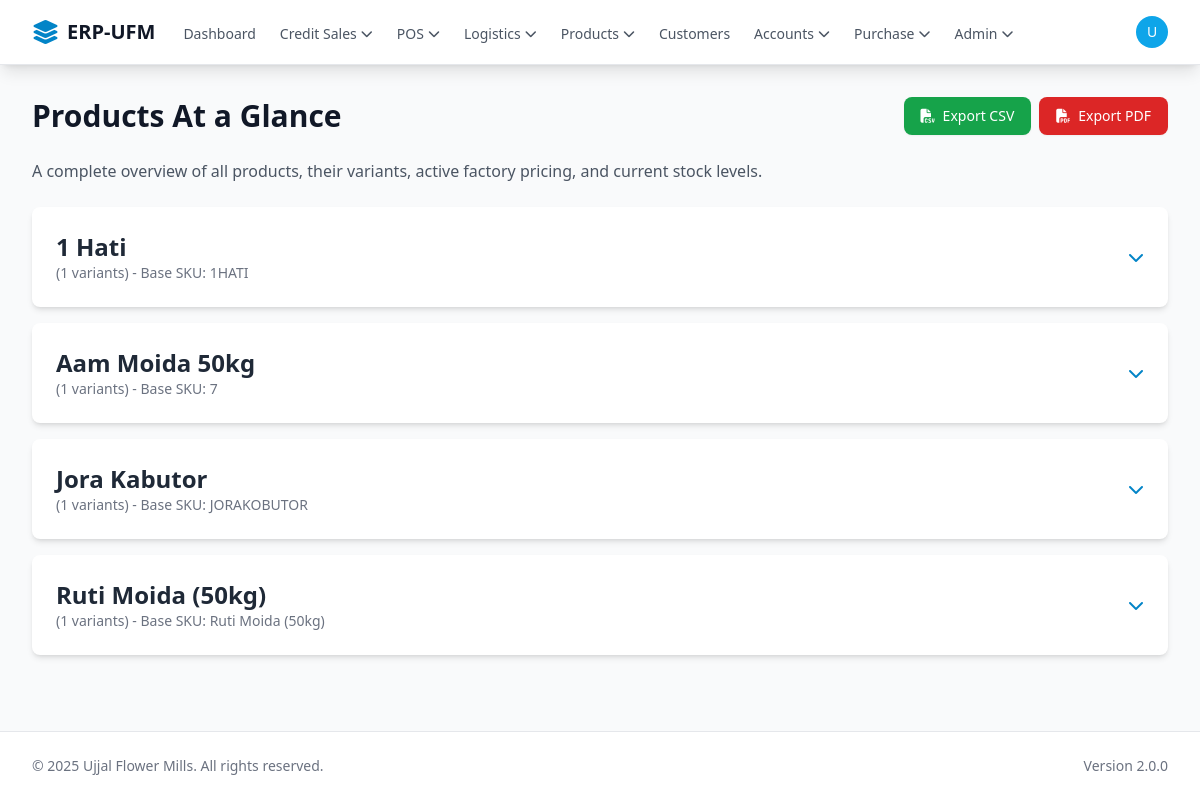
Screenshot of /product/products.php (signed in) with the database file from the repository.
### tables this page shows
CREATE TABLE `products` (
  `id` bigint(20) UNSIGNED NOT NULL,
  `uuid` varchar(36) NOT NULL DEFAULT uuid(),
  `base_name` varchar(255) NOT NULL,
  `base_sku` varchar(100) DEFAULT NULL COMMENT 'A general SKU for the product line, e.g., UPP',
  `description` text DEFAULT NULL,
  `category` varchar(100) DEFAULT NULL,
  `status` enum('active','inactive') NOT NULL DEFAULT 'active',
  `created_at` timestamp NOT NULL DEFAULT current_timestamp(),
  `updated_at` timestamp NOT NULL DEFAULT current_timestamp() ON UPDATE current_timestamp()
);

### core/init.php (called while the page is built, shortened)
<?php
spl_autoload_register(function ($class) {
    $class_file = __DIR__ . '/classes/' . $class . '.php';
});
$db = Database::getInstance();

### core/classes/Database.php (called while the page is built, shortened)
<?php
class Database
{
    private static $_instance = null;
    private $_pdo,
            $_query,
            $_error = false,
            $_results,
            $_count = 0;
    private function __construct()
    {
        try {
            $options = [
                PDO::ATTR_PERSISTENT => true,
                PDO::ATTR_ERRMODE => PDO::ERRMODE_EXCEPTION,
                PDO::ATTR_DEFAULT_FETCH_MODE => PDO::FETCH_OBJ,
                PDO::MYSQL_ATTR_INIT_COMMAND => "SET NAMES utf8mb4 COLLATE utf8mb4_unicode_ci"
            ];
            $this->_pdo = new PDO('mysql:host=' . DB_HOST . ';dbname=' . DB_NAME . ';charset=utf8mb4', DB_USER, DB_PASS, $options);
        } catch (PDOException $e) {
            error_log("Database Connection Error: " . $e->getMessage());
            die("Database connection failed. Please check logs or contact support.");
        }
    }
    public static function getInstance()
    {
        if (!isset(self::$_instance)) {
            self::$_instance = new Database();
        }
        return self::$_instance;
    }
    public function query($sql, $params = [])
    {
        $this->_results = [];
        try {
            $this->_query = $this->_pdo->prepare($sql);
            $success = $this->_query->execute($params);
            if ($success) {
                if (stripos(trim($sql), 'SELECT') === 0) {
                    $this->_results = $this->_query->fetchAll(PDO::FETCH_OBJ);
                } else {
                    $this->_count = $this->_query->rowCount();
                }
            }
        } catch (PDOException $e) {
            $this->_error = true;
            error_log("SQL Error [{$e->getCode()}]: {$e->getMessage()} in query: $sql | Params: " . print_r($params, true));
        }
        return $this;
    }
    public function results()
    {
        return $this->_results;
    }
}
?>

### product/products.php (the view, shortened to what this page needs)
<?php
require_once '../core/init.php';
global $db;
$products = $db->query("SELECT * FROM products WHERE status = 'active' ORDER BY base_name ASC")->results();
require_once '../templates/header.php';
?>
<div class="flex justify-between items-center mb-6">
    <h1 class="text-3xl font-bold text-gray-900">Products At a Glance</h1>
    <div class="flex space-x-2">
        <a href="products.php?export=csv"
           class="flex items-center px-4 py-2 border border-transparent rounded-lg shadow-sm text-sm font-medium text-white bg-green-600 hover:bg-green-700 focus:outline-none focus:ring-2 focus:ring-offset-2 focus:ring-green-500">
            <i class="fas fa-file-csv mr-2"></i>Export CSV
        </a>
        <a href="products.php?export=pdf"
           target="_blank"
           class="flex items-center px-4 py-2 border border-transparent rounded-lg shadow-sm text-sm font-medium text-white bg-red-600 hover:bg-red-700 focus:outline-none focus:ring-2 focus:ring-offset-2 focus:ring-red-500">
            <i class="fas fa-file-pdf mr-2"></i>Export PDF
        </a>
    </div>
</div>
<p class="text-gray-600 mb-6">
    A complete overview of all products, their variants, active factory pricing, and current stock levels.
</p>
<div class="space-y-4" x-data="{ openProductId: null }">
    <?php
    foreach ($products as $product):
        $variants = $db->query(
            "SELECT * FROM product_variants WHERE product_id = ? AND status = 'active' ORDER BY weight_variant, grade",
            [$product->id]
        )->results();
    ?>
        <div class="bg-white rounded-lg shadow-md overflow-hidden">
            <button @click="openProductId = (openProductId === <?php echo $product->id; ?>) ? null : <?php echo $product->id; ?>"
                    class="w-full flex justify-between items-center p-6 text-left">
                <div>
                    <h2 class="text-2xl font-bold text-gray-800"><?php echo htmlspecialchars($product->base_name); ?></h2>
                    <p class="text-sm text-gray-500">
                        (<?php echo count($variants); ?> variants) - Base SKU: <?php echo htmlspecialchars($product->base_sku); ?>
                    </p>
                </div>
                <div class="text-primary-600">
                    <i class="fas fa-chevron-down transition-transform" :class="{ 'rotate-180': openProductId === <?php echo $product->id; ?> }"></i>
                </div>
            </button>
        </div>
    <?php endforeach; ?>
</div>
<?php
require_once '../templates/footer.php';
?>

### rows the page displays
products: base_name "1 Hati", count($variants) "1", base_sku "1HATI"
products: base_name "Aam Moida 50kg", count($variants) "1", base_sku "7"
products: base_name "Jora Kabutor", count($variants) "1", base_sku "JORAKOBUTOR"
products: base_name "Ruti Moida (50kg)", count($variants) "1", base_sku "Ruti Moida (50kg)"

### other values shown
APP_NAME "ERP-UFM"
substr($currentUser['display_name'] ?? 'U', 0, 1) "U"
APP_VERSION "2.0.0"
